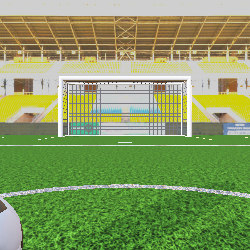
#> input picture controllers/opencv_test/frame.png, 250 x 250 px
$ python -i opencv_test.py   (imports and definitions only)
#> lines starting #> are read from the running program, lines starting #| are printed output that depends on the picture; after the words box and inside, x2 and y2 are one past the last pixel; in counts of white or black regions, pixels touching at a corner belong together
#> further down, picture is the input picture: shape (250, 250, 3); mean B, G, R 98.4, 155.7, 135.2
from controller import Robot
import numpy as np
import cv2

# --- HELPER FUNCTION FOR FIELD ISOLATION ---
def isolate_field_area(bgr_image):
    """
    Isolates the green soccer field from an image.

    Args:
        bgr_image: The input image in BGR format.

    Returns:
        A tuple containing:
        - field_mask: A binary mask where the field is white and everything else is black.
        - field_only_image: The original image with non-field areas blacked out.
    """
    # 1. Convert the image from BGR to HSV color space
    hsv_image = cv2.cvtColor(bgr_image, cv2.COLOR_BGR2HSV)
#> hsv_image: shape (250, 250, 3); mean H, S, V 44.3, 110.6, 162.2

    # 2. Define the range for the color green in HSV
    # These values might need tuning for your specific simulation's lighting!
    # A good starting point for typical "soccer pitch" green.
    lower_green = np.array([35, 40, 40])  # Lower bound for Hue, Saturation, Value
    upper_green = np.array([85, 255, 255]) # Upper bound for Hue, Saturation, Value

    # 3. Create a binary mask.
    # Pixels in hsv_image within the green range will be white (255), others will be black (0).
    initial_mask = cv2.inRange(hsv_image, lower_green, upper_green)
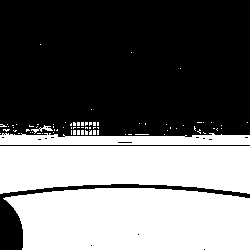
#> initial_mask: shape (250, 250); 43% white; 79 white regions (75 under 20 px), largest, box (x1, y1, x2, y2) and area: (3, 188, 250, 250) 13678, (0, 146, 250, 194) 10407, (0, 133, 250, 145) 2362, (31, 125, 53, 134) 62

    # 4. (Optional but recommended) Clean the mask to fill in holes (like white lines).
    # A "closing" operation is a dilation followed by an erosion.
    # It's great for closing small holes inside foreground objects.
    kernel = np.ones((7, 7), np.uint8) # The size of the kernel determines how large of a hole to fill
    field_mask = cv2.morphologyEx(initial_mask, cv2.MORPH_CLOSE, kernel)
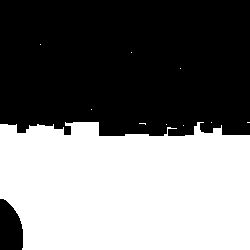
#> field_mask: shape (250, 250); 46.2% white; 10 white regions (9 under 20 px), largest, box (x1, y1, x2, y2) and area: (0, 122, 250, 250) 28843

    # 5. Apply the mask to the original image to "cut out" the field
    # The bitwise_and operation only keeps pixels where the mask is white.
    field_only_image = cv2.bitwise_and(bgr_image, bgr_image, mask=field_mask)
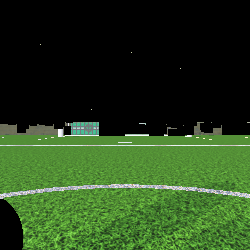
#> field_only_image: shape (250, 250, 3); mean B, G, R 28, 65.1, 39.6

    return field_mask, field_only_image


# --- YOUR MAIN SCRIPT ---

# [1 line that did not run here, left out]
# [1 line that did not run here, left out]

# --- Device Initialization ---
# [1 line that did not run here, left out]
# [1 line not run here, left out]
# [1 line that did not run here, left out]
# [1 line not run here, left out]


# --- GRID SETUP (Your existing code) ---
FIELD_LENGTH = 9.0
FIELD_WIDTH = 6.0
GRID_RESOLUTION = 0.1
GRID_ROWS = int(FIELD_LENGTH / GRID_RESOLUTION)
GRID_COLS = int(FIELD_WIDTH / GRID_RESOLUTION)
grid_image = np.ones((GRID_ROWS, GRID_COLS, 3), dtype=np.uint8) * 255
# [4 lines not run here, left out]
grid_image = cv2.flip(grid_image, 0)
# [6 lines not run here, left out]

# [1 line that did not run here, left out]
# [1 line that did not run here, left out]
# [1 line that did not run here, left out]
# [1 line that did not run here, left out]
# [1 line that did not run here, left out]
# [51 lines not run here, left out]

    # print(f"Robot at world: ({robot_x:.2f}, {robot_z:.2f}) → Grid: ({grid_x}, {grid_y})")

>>> import cv2
>>> picture = cv2.imread('frame.png')
>>> result = isolate_field_area(picture)
